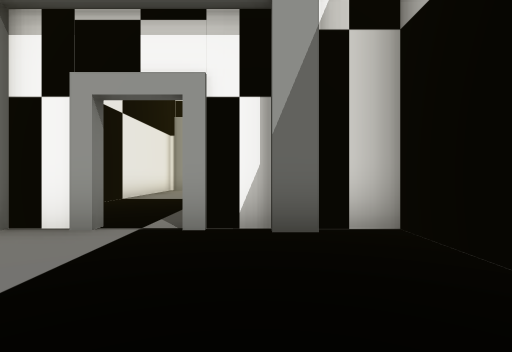
View 1 (above)

12 first-person views from a walk through a scene from a Unity 3-D project. The camera is 1.2 m above the floor, looks level and sees 80° across. The floor is counted in squares, 2 m on a side. Each view is taken from the middle of a square. On the plan, view 1 faces up. The plan holds only what a view shows up to about 9 squares ahead; the rest is blank. The place goes on beyond the plan. The player is left out. Door leaves are left out, so doorways stand open.

View 2
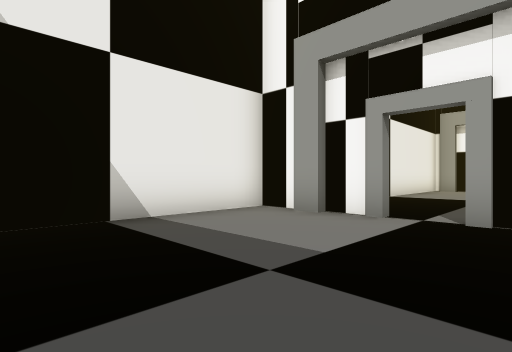

View 3
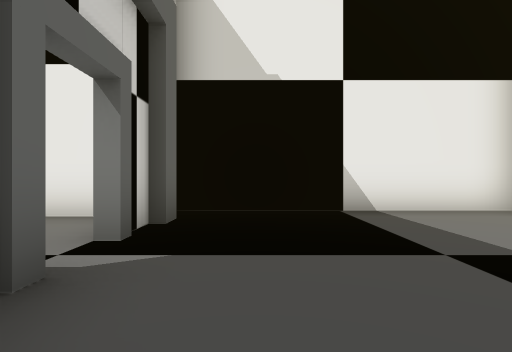

View 4
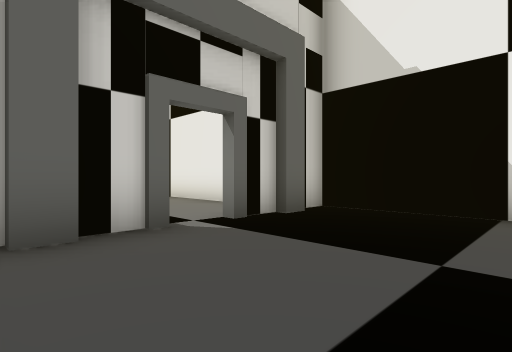

View 5
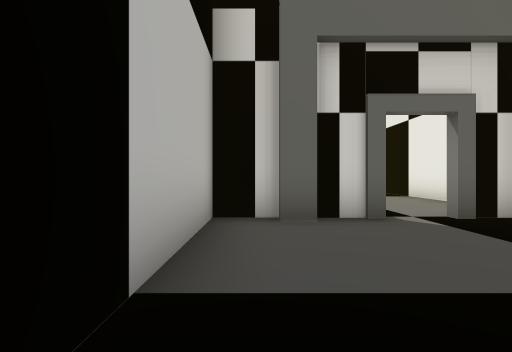

View 6
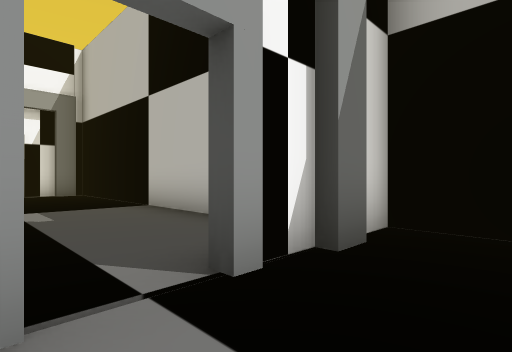

View 7
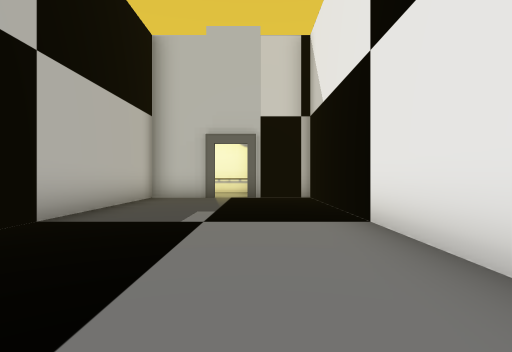

View 8
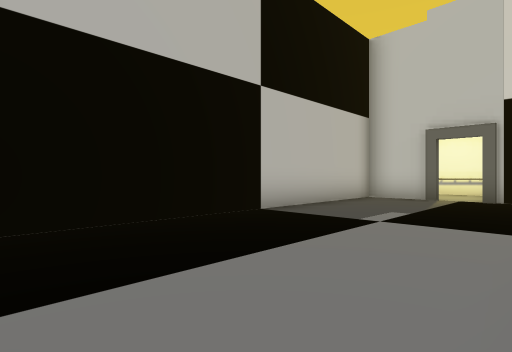

View 9
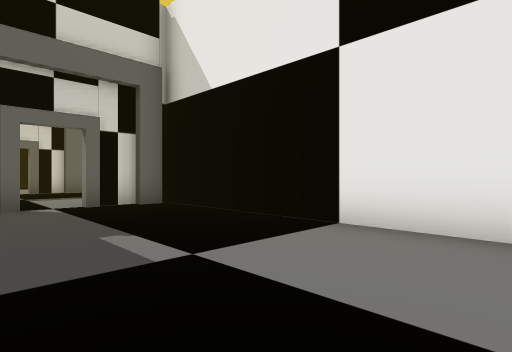

View 10
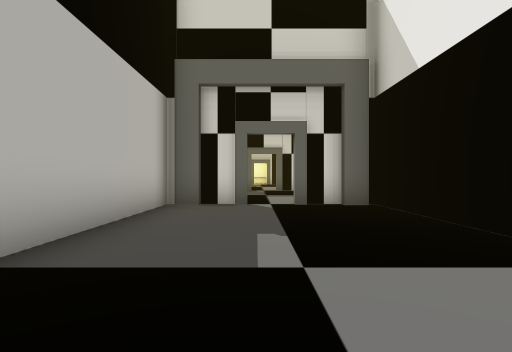

View 11
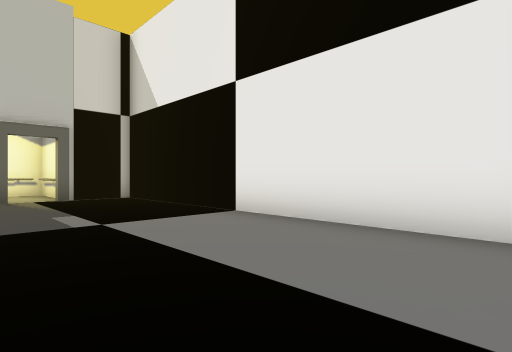

View 12
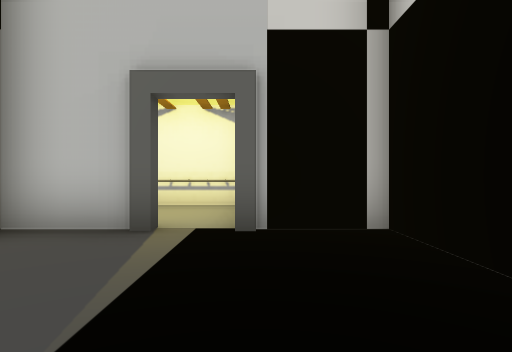

### Floor plan
Key: @ floor where view 1 was taken; # wall or solid block; . floor; D open door.
Columns run from 5 left of view 1 to 2 right of it. Each row starts with its distance up from view 1.
 10  #....#
  9  #....#
  8  #....#
  7  #....#
  6  #....#
  5  #....#
  4 ###DD###
  3 #..DD  #
  2 #.... .
  1 #.... .
  0 #....@.#
 -1     ...#
 -2  ##DD###
 -3  #....
 -4  #...
 -5  #...
 -6  #...
 -7  #....#
 -8  #....#
 -9  #....#
-10  #....#
-11  #.DD##
-12  ## D
-13     ..
-14     ..
-15     ##

Positions as (right, up) in squares from view 1, and headings:
1: (0, 0), facing up
2: (0, -1), facing up-left
3: (1, -1), facing left
4: (1, 1), facing down-left
5: (1, 2), facing down
6: (-2, 2), facing up-right
7: (-2, -3), facing down
8: (-3, -3), facing down-right
9: (0, 10), facing down-left
10: (-1, 10), facing down
11: (0, -3), facing down-left
12: (-2, -8), facing down
